Frame 1 (no input): blank canvas, image omitted
Frame 60 (no input): blank canvas, image omitted
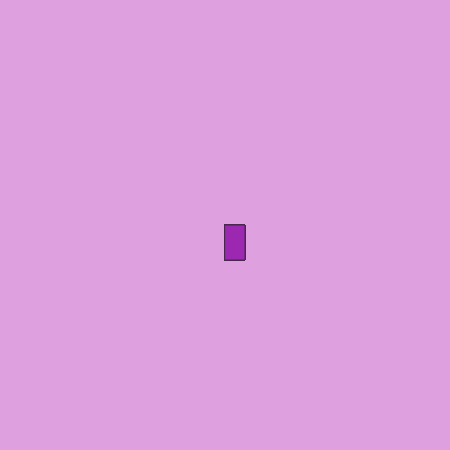
Frame 120 (the mouse pressed at the canvas centre since frame 60)

The p5.js sketch whose frames 1 and 60 were blank and that drew this single picture after the mouse press (run headless with seeded random() and noise() and a simulated clock; from frame 60 on, the mouse is pressed at the canvas centre):

// p5.js sketch
// ── sketch.js
function setup() {
    createCanvas(450, 450);
    background("rgb(223,160,223)")
  }
  
  function draw() {
    stroke("#48274E");
    fill("#9C27B0");
    
    if(mouseIsPressed){
      rect(mouseX, mouseY, 20, 35);
    }
  }
